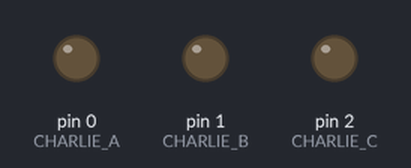
This sketch was run on a simulated Arduino Uno, built with avr-gcc and run on an emulated ATmega328P. Parts: output pins drawn as LEDs (lit = HIGH).

Above: at 0.1 s.
At 0.7 s:
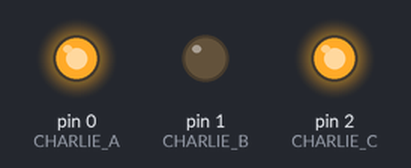
At 1.5 s:
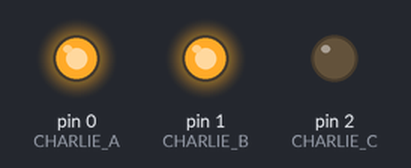
At 2.1 s:
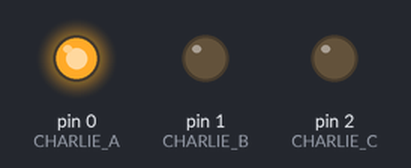
At 2.7 s:
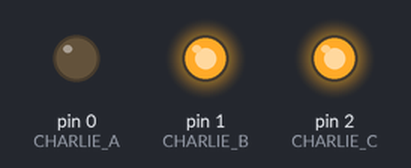
At 3.5 s:
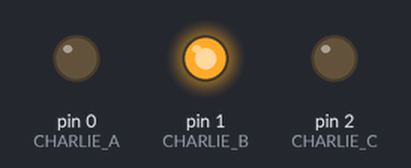
Timing chart, 0 to 3.8 s (numbered marks = the images above):
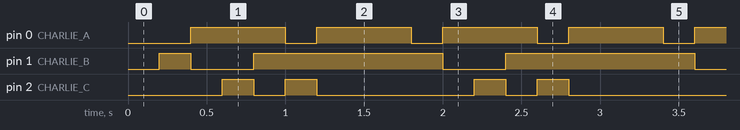

Measured:
- by itself, pin 0 (CHARLIE_A): alternates HIGH for 0.60 s and LOW for 0.20 s
- by itself, pin 1 (CHARLIE_B): repeats every 1.6 s: LOW 0.40 s, HIGH 1.2 s
- by itself, pin 2 (CHARLIE_C): repeats every 1.6 s: LOW 0.20 s, HIGH 0.20 s, LOW 1.0 s, HIGH 0.20 s

The sketch:

snowflake.ino
```cpp
/*********************************************************
 This sketch demonstrates the use of a watchdog timer.
 The watchdog timer causes a processor reset to occur if
 it is allowed to time out. When the sketch is running
 inside the second while loop, the watch dog timer is
 consistently reset to prevent a timeout. When PB0 is
 pulled high, it breaks out of the while loop and causes
 the watch dog timer to reset the processor.
 ********************************************************/

#include <avr/io.h>
#include <util/delay.h>
#include <avr/wdt.h>

// Variable to store the counted value (uint16_t = unsigned int)
uint16_t counter = 0;

#define CHARLIE_A 0
#define CHARLIE_B 1
#define CHARLIE_C 2
byte randomLed = 0;

void setup ()
 {
// resetWatchdog ();  // do this first in case WDT fires
 pinMode(3, INPUT_PULLUP);
 pinMode(4, INPUT_PULLUP);
 pinMode(5, INPUT_PULLUP);
 pinMode(CHARLIE_A, OUTPUT);
 pinMode(CHARLIE_B, OUTPUT);
 pinMode(CHARLIE_C, OUTPUT);
// ADCSRA |= (1<<ADEN); //Enable ADC
 //randomSeed (analogRead (0));    // randomize
 ADCSRA &= ~(1<<ADEN); //Disable ADC, saves ~230uA
 }  // end of setup

void loop()
{

  //randomLed = random (1,7);
  for (int i=0;i<=7;i++)
  {
   randomLEDs(i);
   wdt_enable(WDTO_1S); // Enable WDT with 1 second timeout
   _delay_ms(200);
   wdt_reset(); //
  }

}


 void randomLEDs(int n)
{
//    pinMode(CHARLIE_A, OUTPUT);
//    digitalWrite(CHARLIE_A, LOW);
//    pinMode(CHARLIE_B, OUTPUT);
//    digitalWrite(CHARLIE_B, LOW);
//    pinMode(CHARLIE_C, OUTPUT);
//    digitalWrite(CHARLIE_C, LOW);
//
//
//    if(n==lastLED)
//    {
//      n = random(0, lastLED-1);
//    }
  switch(n)
   {
    case 1 :

       // LIGHT 1
      //turn on LED L1
      pinMode(CHARLIE_A, OUTPUT);     //row 1
      digitalWrite(CHARLIE_A, LOW);
      pinMode(CHARLIE_B, OUTPUT);     //row 2
      digitalWrite(CHARLIE_B, HIGH);
      pinMode(CHARLIE_C, INPUT);      //row 3
      digitalWrite(CHARLIE_C, LOW);

    break;
    case 2 :
    // LIGHT 2
    //turn on LED L2
    pinMode(CHARLIE_A, OUTPUT);     //row 1
    digitalWrite(CHARLIE_A, HIGH);
    pinMode(CHARLIE_B, OUTPUT);     //row 2
    digitalWrite(CHARLIE_B, LOW);
    pinMode(CHARLIE_C, INPUT);      //row 3
    digitalWrite(CHARLIE_C, LOW);

    break;
    case 3:
    // LIGHT 3
    pinMode(CHARLIE_A, INPUT);      //row 1
    digitalWrite(CHARLIE_A, LOW);
    pinMode(CHARLIE_B, OUTPUT);     //row 2
    digitalWrite(CHARLIE_B, LOW);
    pinMode(CHARLIE_C, OUTPUT);     //row 3
    digitalWrite(CHARLIE_C, HIGH);

    break;
    case 4:
    // LIGHT 4
    pinMode(CHARLIE_A, INPUT);     //row 1
    digitalWrite(CHARLIE_A, LOW);
    pinMode(CHARLIE_B, OUTPUT);    //row 2
    digitalWrite(CHARLIE_B, HIGH);
    pinMode(CHARLIE_C, OUTPUT);    //row 3
    digitalWrite(CHARLIE_C, LOW);

    break;
    case 5:
    // LIGHT 5
    pinMode(CHARLIE_A, OUTPUT);    //row 1
    digitalWrite(CHARLIE_A, LOW);
    pinMode(CHARLIE_B, INPUT);     //row 2
    digitalWrite(CHARLIE_B, LOW);
    pinMode(CHARLIE_C, OUTPUT);    //row3
    digitalWrite(CHARLIE_C, HIGH);

    break;
    case 6:
    // LIGHT 6
    pinMode(CHARLIE_A, OUTPUT);
    digitalWrite(CHARLIE_A, HIGH);
    pinMode(CHARLIE_B, INPUT);
    digitalWrite(CHARLIE_B, LOW);
    pinMode(CHARLIE_C, OUTPUT);
    digitalWrite(CHARLIE_C, LOW);

    break;
//    default:
//     pinMode(CHARLIE_A, INPUT);
//     pinMode(CHARLIE_B, INPUT);
//     pinMode(CHARLIE_C, INPUT);
   }

   //lastLED = n;
}
```
